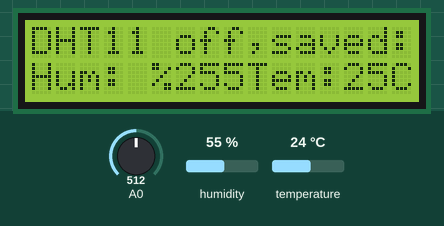
Recording of a sketch running on a simulated Arduino Uno, built with avr-gcc and run on an emulated ATmega328P. Parts: 16×2 character LCD. Inputs (shaded band) come from the test bench; at power-on: A0 = 512, humidity 55 %, temperature 24 °C. EEPROM starts erased; what the sketch prints to the serial monitor is not drawn.

Above: at 1.2 s.
1.3 s: A0 set to 490
At 15.8 s:
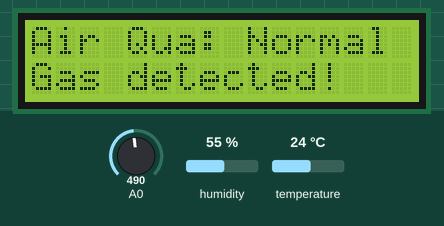
16.4 s: A0 set to 510
At 25.6 s:
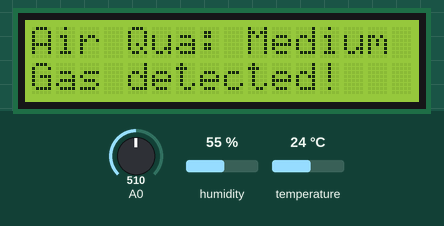
31.5 s: humidity set to 22 %
At 41.4 s:
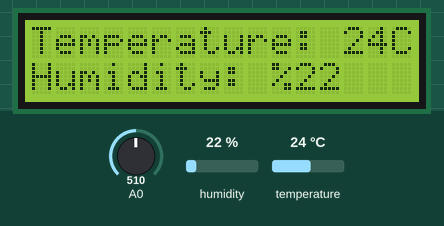
46.6 s: A0 set to 240
At 56.1 s:
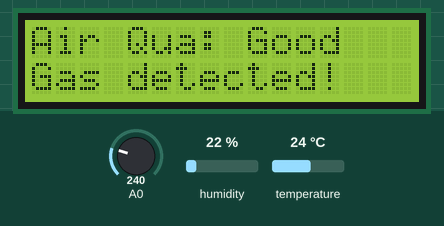
61.7 s: temperature set to 12 °C
At 71.7 s:
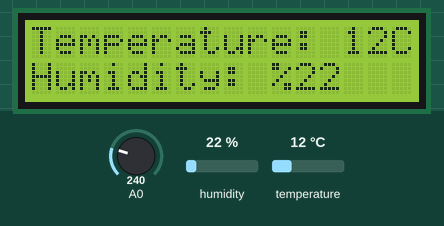
Timing chart, 0 to 73.2 s (numbered marks = the images above; inputs shaded):
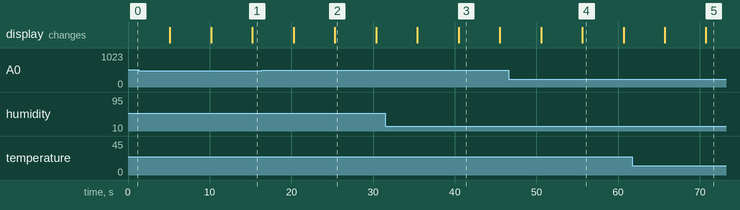

Measured:
- after the input at 1.3 s, the display: first differs from a run without the input after 13.9 s (image 1)
- after the input at 16.4 s, the display: first differs from a run without the input after 8.9 s (image 2)
- after the input at 31.5 s, the display: first differs from a run without the input after 9.0 s (image 3)
- after the input at 46.6 s, the display: first differs from a run without the input after 9.0 s (image 4)
- after the input at 61.7 s, the display: first differs from a run without the input after 9.0 s (image 5)
- what the display in image 2 shows lasts 5.1 s, from 25.3 s to 30.4 s
- what the display in image 3 shows lasts 5.0 s, from 40.5 s to 45.5 s

The sketch:

Embedded_Systems_Project.ino
```cpp
#include <EEPROM.h> //EEPROM kütüphanesi
#include <dht11.h> //DHT11 nem ve sıcaklık sensörü kütüphanesi
#include <TimerOne.h> //Timer kütüphanesi
#include <LiquidCrystal_I2C.h> //I2C LCD ekran kütüphanesi


#define DHT11PIN 7 //DHT11 analog pin tanımlaması

LiquidCrystal_I2C lcd(0x27, 16, 2); //I2C LCD ekran için gerekli adres ve piksel tanımlaması

dht11 DHT11; //DHT11 objesi oluşturma

const int time = 1000000; //Timer için zaman belirleme
bool isStarted = false; //Timer için boolean değişken oluşturma
// Değerleri saklamak için gerekli EEPROM adresleri
int addressHumidity = 0;
int addressTemperature = 2;
int addressMQ135 = 4;
//Timer interrupt fonksiyonu
void timeStarter() {
  isStarted = true;
}

void setup() {
  Serial.begin(9600);
  lcd.init(); //LCD ekran başlatıldı
  lcd.backlight(); //LCD arka ışığı yakıldı

  Timer1.initialize(time); //Timer başlatıldı.
  Timer1.attachInterrupt(timeStarter); //Timer interrupt fonksiyonu çağırıldı.
}

void loop() {
    int mq135; //MQ135 sensöründen okunan analog değeri tutan değişken
    int threshold; //MQ135 sensöründen okunan digital değeri tutan değişken

  //Timer başlatıldı ise değerler okunuyor ve gerekli şartlar sağlanması durumunda EEPROM'a kaydetme işlemleri yapılıyor.
  if (isStarted == true) {
    isStarted = false;
    DHT11.read(DHT11PIN);
    mq135 = analogRead(0);
    threshold = digitalRead(0);

    // EEPROM'da sensör verileri saklanıyor.
    if (DHT11.humidity > 0) {
      EEPROM.update(addressHumidity, DHT11.humidity);
      EEPROM.update(addressTemperature, DHT11.temperature);
    }
    if (mq135 != 0) {
      EEPROM.update(addressMQ135, mq135);
    }
  }

  float storedHumidity, storedTemperature;
  int storedMQ135;

  // EEPROM'da saklanan değerler değişkenlere atandı
  storedHumidity = EEPROM.read(addressHumidity);
  storedTemperature = EEPROM.read(addressTemperature);
  storedMQ135 = EEPROM.read(addressMQ135);

  //LCD ekrana sıcaklık ve nem değerleri yazdırıldı.
  //Nemin sıfır olması sensörün çalışmadığı durumu temsil eder.
  //Sıfır ise EEPROM'da tutulan değerler ekrana yazdırılır.
  //Değil ise güncel değerler yazdırılır
  if (DHT11.humidity == 0) {
    lcd.clear();
    lcd.setCursor(0, 0);
    lcd.print("DHT11 off,saved:");
    lcd.setCursor(0, 1);
    lcd.print("Hum: %");
    lcd.setCursor(6, 1);
    lcd.print((int)storedHumidity);
    lcd.setCursor(9, 1);
    lcd.print("Tem: ");
    lcd.setCursor(13, 1);
    lcd.print((int)storedTemperature);
    lcd.setCursor(15, 1);
    lcd.print("C");
    delay(5000);
  } else{
    lcd.clear();
    lcd.setCursor(0,0);
    lcd.print("Temperature: ");
    lcd.setCursor(13,0);
    lcd.print(DHT11.temperature);
    lcd.setCursor(15,0);
    lcd.print("C");
    lcd.setCursor(0,1);
    lcd.print("Humidity: %");
    lcd.setCursor(11,1);
    lcd.print(DHT11.humidity);
    delay(5000);
  }

  //Hava Kalitesi için metin değişkeni
  String airQuality;

  //Hava kalitesi sensörden gelen ppm değerine göre aralıklara bölünüp inceleniyor.
  if(mq135 >= 10 && mq135 <= 250){
    airQuality = "Good";
  } else if(mq135 > 250 && mq135 <= 500){
    airQuality = "Normal";
  } else if(mq135 > 500 && mq135 <= 750){
    airQuality = "Medium";
  } else if(mq135 > 750 && mq135 <= 1000){
    airQuality = "Bad!";
  } else if(mq135 < 1000){
    airQuality = "Very Bad";
  }

  // MQ135 sensöründen gelen değerler LCD ekrana yazdırılıyor.
  //Threshold değişkeninin 1 ve 0 haricinde olduğu durumlar sensörün çalışmadığı durumlardır.
  //Bu durumda EEPROM'da saklanan değer ekrana gösterilir.
  //1 veya 0 durumunda güncel değerler verilir.
  //1 => Havada sağlığa zararlı vb. gaz tespit edilmediğinde döner.
  //0 => Havada sağlığa zararlı vb. gaz tespit edildiğinde döner.
  if(threshold != 1 && threshold != 0){
    lcd.clear();
    lcd.setCursor(0,0);
    lcd.print("MQ135 off,saved:");
    lcd.setCursor(0,1);
    lcd.print("Air Qua: ");
    lcd.setCursor(9,1);
    lcd.print(storedMQ135);
    delay(5000);
  } else{
    lcd.clear();
    lcd.setCursor(0,0);
    lcd.print("Air Qua: ");
    lcd.setCursor(9,0);
    lcd.print(airQuality);
    Serial.println(airQuality);
    Serial.println(mq135);
    //Threshold değeri 0 iken yani gaz tespit edildiğinde bunu LCD ekranda gösterir.
    if(threshold == 0){
      lcd.setCursor(0, 1);
      lcd.print("Gas detected!");
    }
    delay(5000);
  }
}
```
